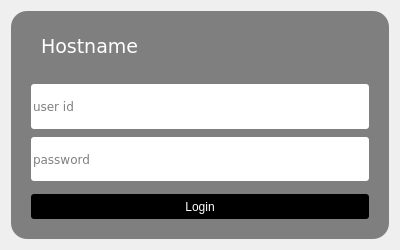
<?xml version="1.0" encoding="UTF-8"?>
<ui version="4.0">
 <class>LoginForm</class>
 <widget class="QWidget" name="LoginForm">
  <property name="geometry">
   <rect>
    <x>0</x>
    <y>0</y>
    <width>400</width>
    <height>250</height>
   </rect>
  </property>
  <property name="font">
   <font>
    <family>Andale Mono</family>
    <pointsize>12</pointsize>
   </font>
  </property>
  <property name="windowTitle">
   <string>LoginForm</string>
  </property>
  <property name="styleSheet">
   <string notr="true">#hostnameLabel {
	color: white;
}

#formFrame { 
    background-color: rgba(0,0,0,120);
    border-radius: 16px;
}

QLineEdit {
	border-radius: 3px;
}

QPushButton {
	color: white;
	background-color: black;
	border-radius: 3px
}

QPushButton::pressed {
	background-color: rgba(0,0,0,80);
}</string>
  </property>
  <layout class="QVBoxLayout" name="verticalLayout">
   <item>
    <widget class="QFrame" name="formFrame">
     <property name="sizePolicy">
      <sizepolicy hsizetype="Preferred" vsizetype="MinimumExpanding">
       <horstretch>0</horstretch>
       <verstretch>0</verstretch>
      </sizepolicy>
     </property>
     <property name="minimumSize">
      <size>
       <width>350</width>
       <height>200</height>
      </size>
     </property>
     <layout class="QGridLayout" name="gridLayout">
      <property name="leftMargin">
       <number>20</number>
      </property>
      <property name="topMargin">
       <number>5</number>
      </property>
      <property name="rightMargin">
       <number>20</number>
      </property>
      <property name="bottomMargin">
       <number>20</number>
      </property>
      <property name="verticalSpacing">
       <number>8</number>
      </property>
      <item row="4" column="0">
       <spacer name="verticalSpacer_2">
        <property name="orientation">
         <enum>Qt::Orientation::Vertical</enum>
        </property>
        <property name="sizeType">
         <enum>QSizePolicy::Policy::Fixed</enum>
        </property>
        <property name="sizeHint" stdset="0">
         <size>
          <width>20</width>
          <height>5</height>
         </size>
        </property>
       </spacer>
      </item>
      <item row="3" column="0" colspan="2">
       <widget class="QLineEdit" name="passwordInput">
        <property name="sizePolicy">
         <sizepolicy hsizetype="Expanding" vsizetype="Fixed">
          <horstretch>0</horstretch>
          <verstretch>0</verstretch>
         </sizepolicy>
        </property>
        <property name="minimumSize">
         <size>
          <width>0</width>
          <height>25</height>
         </size>
        </property>
        <property name="maximumSize">
         <size>
          <width>10000</width>
          <height>60</height>
         </size>
        </property>
        <property name="font">
         <font>
          <family>Bitstream Vera Sans</family>
          <bold>false</bold>
         </font>
        </property>
        <property name="text">
         <string/>
        </property>
        <property name="echoMode">
         <enum>QLineEdit::EchoMode::Password</enum>
        </property>
        <property name="alignment">
         <set>Qt::AlignmentFlag::AlignLeading|Qt::AlignmentFlag::AlignLeft|Qt::AlignmentFlag::AlignVCenter</set>
        </property>
        <property name="placeholderText">
         <string>password</string>
        </property>
        <property name="margin" stdset="0">
         <number>0</number>
        </property>
        <property name="indent" stdset="0">
         <number>10</number>
        </property>
       </widget>
      </item>
      <item row="5" column="0" colspan="2">
       <widget class="QPushButton" name="loginButton">
        <property name="sizePolicy">
         <sizepolicy hsizetype="Expanding" vsizetype="Fixed">
          <horstretch>0</horstretch>
          <verstretch>0</verstretch>
         </sizepolicy>
        </property>
        <property name="minimumSize">
         <size>
          <width>0</width>
          <height>25</height>
         </size>
        </property>
        <property name="text">
         <string>Login</string>
        </property>
       </widget>
      </item>
      <item row="2" column="0" colspan="2">
       <widget class="QLineEdit" name="userInput">
        <property name="sizePolicy">
         <sizepolicy hsizetype="Expanding" vsizetype="Fixed">
          <horstretch>0</horstretch>
          <verstretch>0</verstretch>
         </sizepolicy>
        </property>
        <property name="minimumSize">
         <size>
          <width>200</width>
          <height>25</height>
         </size>
        </property>
        <property name="maximumSize">
         <size>
          <width>10000</width>
          <height>60</height>
         </size>
        </property>
        <property name="font">
         <font>
          <family>Bitstream Vera Sans</family>
          <bold>false</bold>
         </font>
        </property>
        <property name="frame">
         <bool>true</bool>
        </property>
        <property name="echoMode">
         <enum>QLineEdit::EchoMode::Normal</enum>
        </property>
        <property name="placeholderText">
         <string>user id</string>
        </property>
       </widget>
      </item>
      <item row="0" column="0">
       <widget class="QLabel" name="hostnameLabel">
        <property name="minimumSize">
         <size>
          <width>0</width>
          <height>60</height>
         </size>
        </property>
        <property name="maximumSize">
         <size>
          <width>10000</width>
          <height>60</height>
         </size>
        </property>
        <property name="font">
         <font>
          <family>Bitstream Vera Sans</family>
          <pointsize>14</pointsize>
          <italic>false</italic>
          <bold>false</bold>
         </font>
        </property>
        <property name="text">
         <string>Hostname</string>
        </property>
        <property name="alignment">
         <set>Qt::AlignmentFlag::AlignLeading|Qt::AlignmentFlag::AlignLeft|Qt::AlignmentFlag::AlignVCenter</set>
        </property>
        <property name="margin">
         <number>0</number>
        </property>
        <property name="indent">
         <number>10</number>
        </property>
       </widget>
      </item>
      <item row="0" column="1">
       <widget class="QLabel" name="nameLabel">
        <property name="font">
         <font>
          <pointsize>14</pointsize>
          <italic>false</italic>
          <bold>true</bold>
         </font>
        </property>
        <property name="layoutDirection">
         <enum>Qt::LayoutDirection::LeftToRight</enum>
        </property>
        <property name="text">
         <string/>
        </property>
        <property name="scaledContents">
         <bool>false</bool>
        </property>
        <property name="alignment">
         <set>Qt::AlignmentFlag::AlignRight|Qt::AlignmentFlag::AlignTrailing|Qt::AlignmentFlag::AlignVCenter</set>
        </property>
        <property name="indent">
         <number>10</number>
        </property>
       </widget>
      </item>
     </layout>
    </widget>
   </item>
  </layout>
 </widget>
 <resources/>
 <connections/>
</ui>
